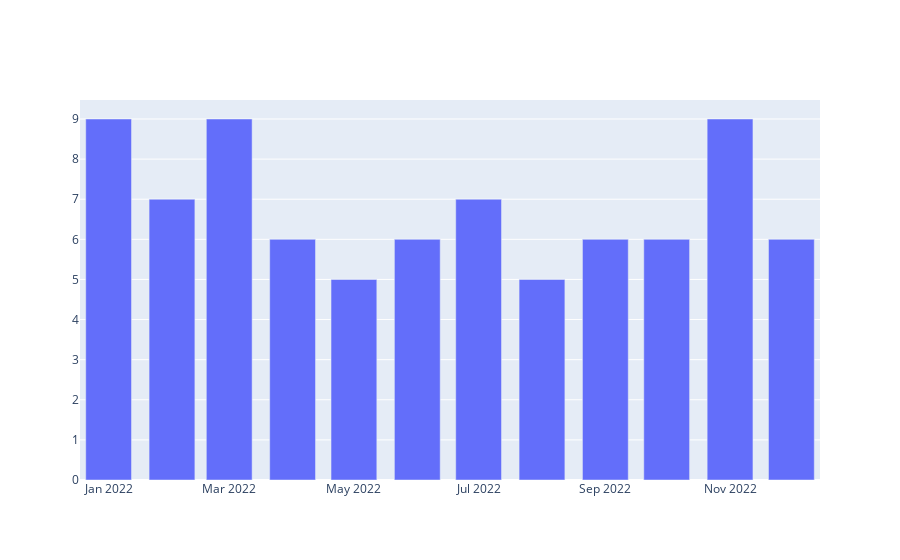

The notebook cell this image was saved under:
### Code cell
rand_gen = np.random.default_rng()

fig = go.Figure()

fig.add_trace(
    go.Bar(
        x = pd.date_range("2022-01", "2023-01", freq=pd.offsets.MonthBegin()),
        y = rand_gen.integers(5, 10, 12)
    )
)

fig.show()

### Figure 1 — Plotly figure (JSON) as saved in the notebook; plotly's stock layout.template omitted (floating-point values rounded to 4 significant figures)
{"data": [{"type": "bar", "x": ["2022-01-01T00:00:00", "2022-02-01T00:00:00", "2022-03-01T00:00:00", "2022-04-01T00:00:00", "2022-05-01T00:00:00", "2022-06-01T00:00:00", "2022-07-01T00:00:00", "2022-08-01T00:00:00", "2022-09-01T00:00:00", "2022-10-01T00:00:00", "2022-11-01T00:00:00", "2022-12-01T00:00:00", "2023-01-01T00:00:00"], "y": [9, 7, 9, 6, 5, 6, 7, 5, 6, 6, 9, 6]}], "layout": {"autosize": true, "xaxis": {"autorange": true, "range": ["2021-12-18", "2022-12-15"], "type": "date"}, "yaxis": {"autorange": true, "range": [0, 9.474], "type": "linear"}}}
